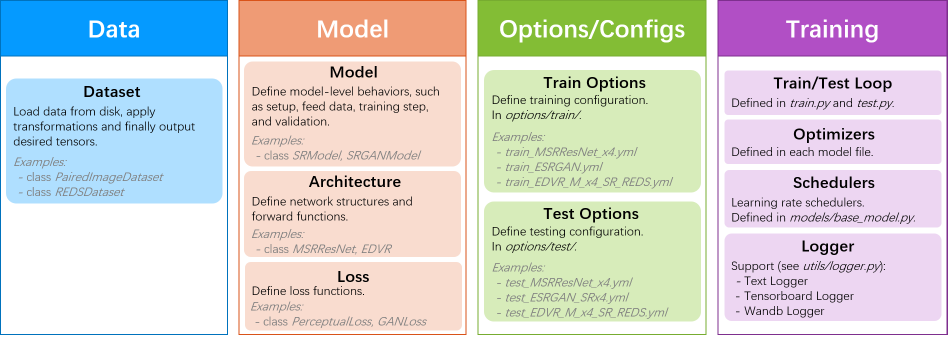
#> input picture assets/overall_structure.png, 1895 x 673 px (shown at 1/2 size); its folder holds only this picture in this run
$ python -i resize.py   (imports and definitions only)
#> lines starting #> are read from the running program, lines starting #| are printed output that depends on the picture
import os
from PIL import Image

# 固定输入输出路径（直接修改这里的路径即可）
INPUT_DIR = "./"   # 存放原始PNG图片的文件夹
OUTPUT_DIR = "./"  # 存放处理后图片的文件夹
TARGET_SIZE = (1280, 720)     # 目标尺寸：宽1280，高720
FILL_COLOR = (0, 0, 0)        # 填充颜色（黑色），如需白色可改为(255,255,255)

def resize_png(input_path, output_path):
    """将单张PNG图片调整为1280x720，保持比例并填充黑边"""
#> called with input_path = '../assets/overall_structure.png', output_path = 'out.png'
    try:
        with Image.open(input_path) as img:
            # 转换为RGBA以支持透明通道
#> img is the input picture: PIL image 1895x673 P; mean R, G, B, A 149.4, 148.9, 147.8, 192.8
            img = img.convert('RGBA')
            original_width, original_height = img.size
#> original_width = 1895; original_height = 673

            # 计算缩放比例（保持原图比例，避免变形）
            scale = min(TARGET_SIZE[0]/original_width, TARGET_SIZE[1]/original_height)
#> scale = 0.675
            new_width = int(original_width * scale)
#> new_width = 1280
            new_height = int(original_height * scale)
#> new_height = 454

            # 高质量缩放
            resized_img = img.resize((new_width, new_height), Image.Resampling.LANCZOS)
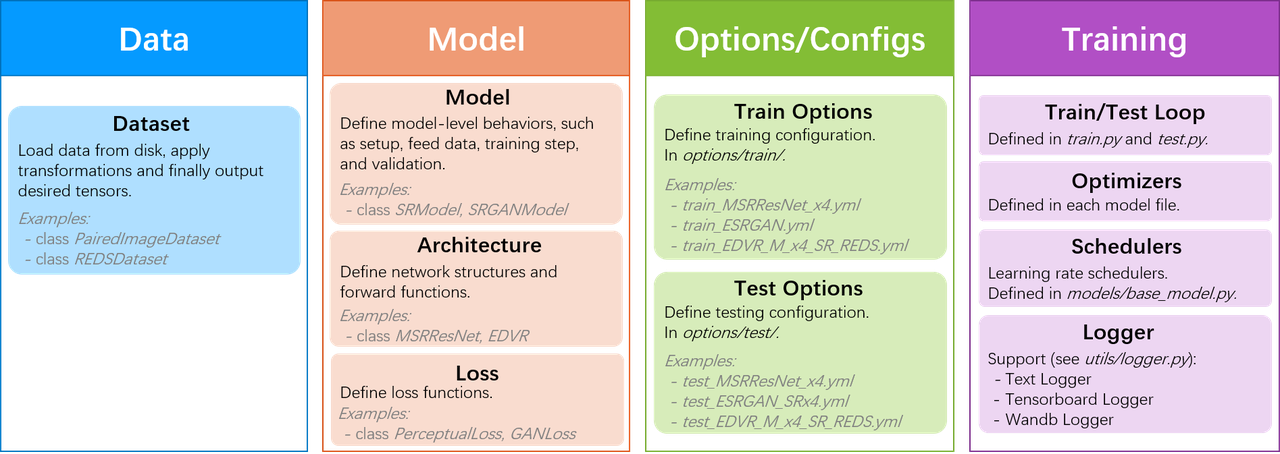
#> resized_img: PIL image 1280x454 RGBA; mean R, G, B, A 156.9, 155.8, 154.4, 193; transparent parts drawn white

            # 创建目标尺寸的画布
            canvas = Image.new('RGBA', TARGET_SIZE, (*FILL_COLOR, 255))  # 255表示不透明

            # 计算居中位置
            x = (TARGET_SIZE[0] - new_width) // 2
#> x = 0
            y = (TARGET_SIZE[1] - new_height) // 2
#> y = 133

            # 粘贴图片到画布中央（保留透明通道）
            canvas.paste(resized_img, (x, y), resized_img)
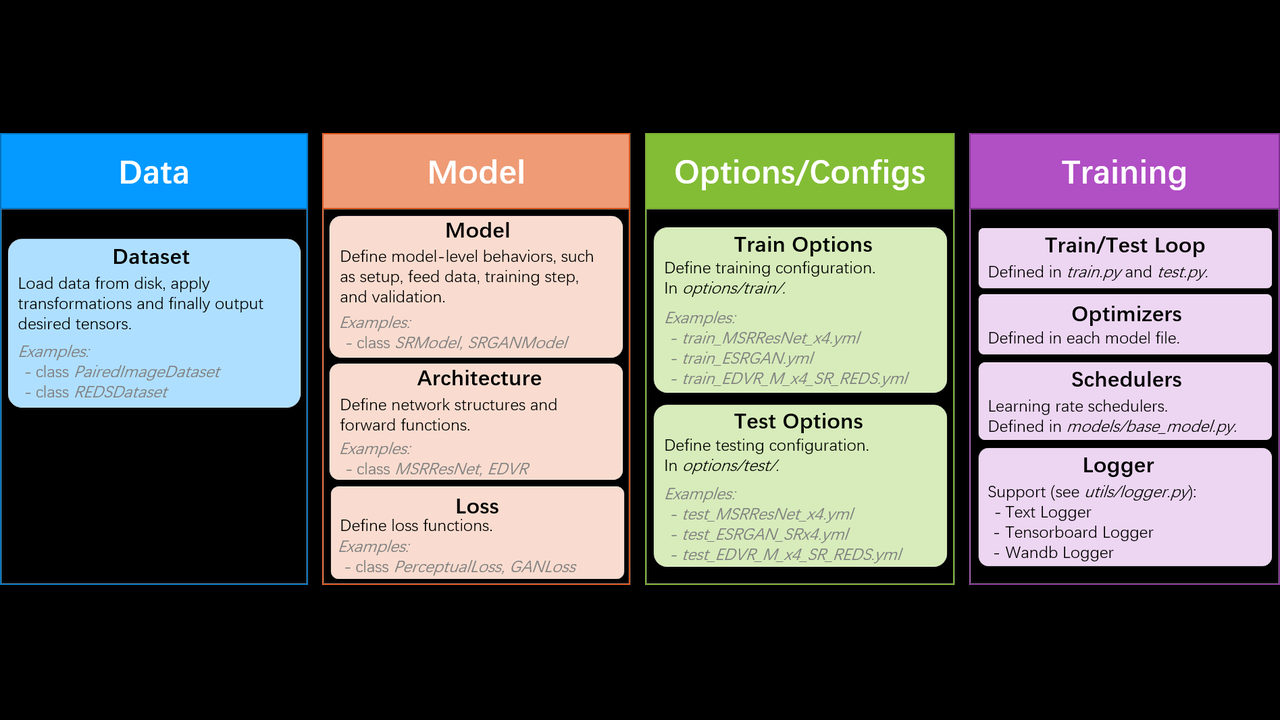
#> canvas: PIL image 1280x720 RGBA; mean R, G, B, A 94.3, 94, 93.2, 254.2; transparent parts drawn white

            # 转为RGB格式（去除透明通道，纯PNG可保留RGBA）
            canvas = canvas.convert('RGB')
#> canvas: PIL image 1280x720 RGB
            canvas.save(output_path, 'PNG')

            print(f"处理成功：{os.path.basename(input_path)} "
                  f"({original_width}x{original_height} → {new_width}x{new_height})")
#| 处理成功：overall_structure.png (1895x673 → 1280x454)

    except Exception as e:
        print(f"处理失败 {os.path.basename(input_path)}：{str(e)}")

def batch_resize():
    """批量处理文件夹中的所有PNG图片"""
    # 创建输出目录（如果不存在）
    os.makedirs(OUTPUT_DIR, exist_ok=True)

    # 遍历输入目录中的PNG文件
    for filename in os.listdir(INPUT_DIR):
        if filename.lower().endswith('.png'):
            input_path = os.path.join(INPUT_DIR, filename)
            output_path = os.path.join(OUTPUT_DIR, filename)
            resize_png(input_path, output_path)

    print("\n所有PNG图片处理完成！结果保存在：", OUTPUT_DIR)

# [2 lines not run here, left out]

>>> result = resize_png('../assets/overall_structure.png', 'out.png')
